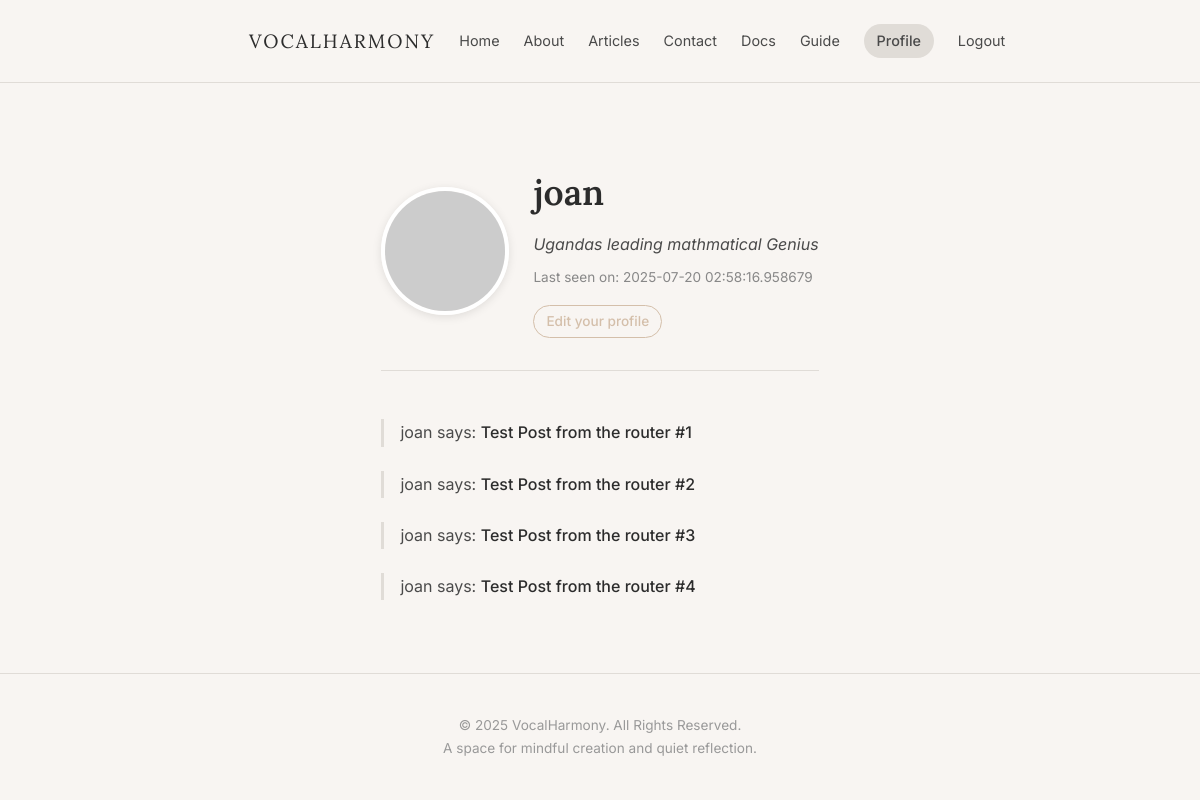
The page /user/joan (signed in) on the database as committed earlier.
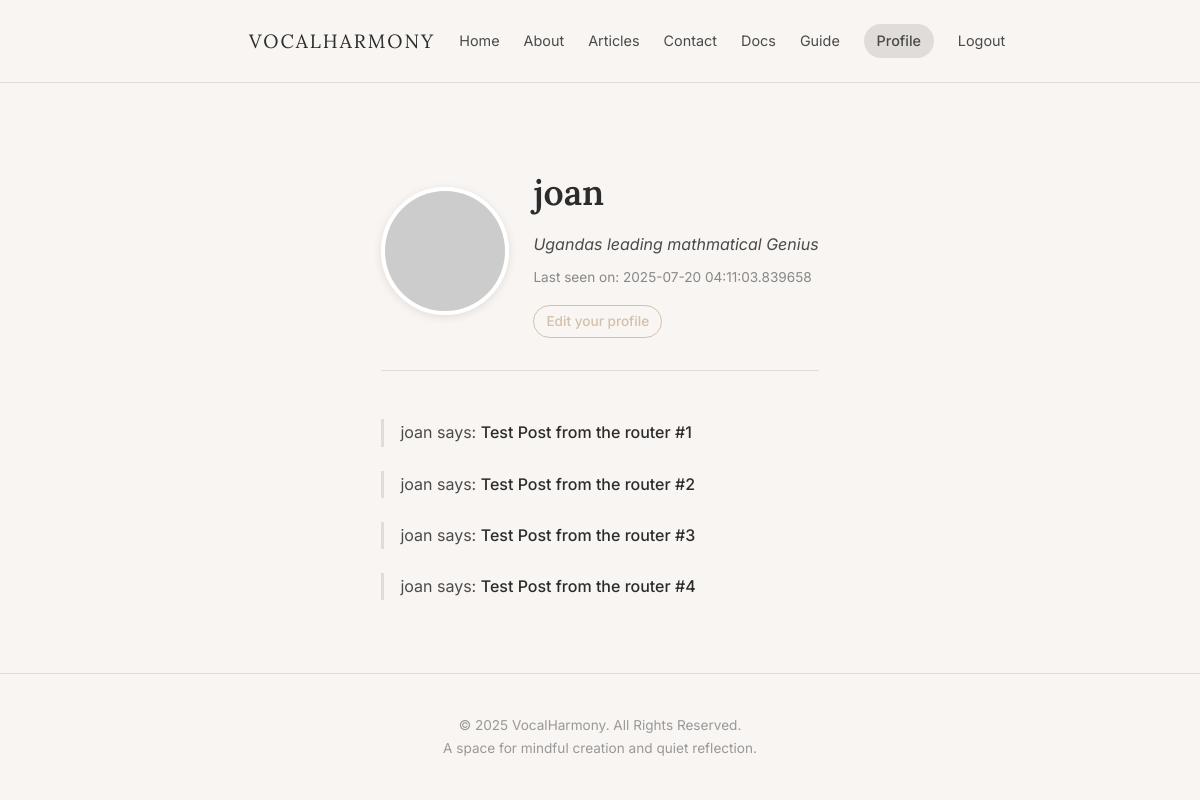
The same page on the database as committed later.
### app/models.py (models this page shows, shortened)
class User(UserMixin, db.Model):
    id: so.Mapped[int] = so.mapped_column(primary_key=True)
    username: so.Mapped[str] = so.mapped_column(sa.String(64), index=True, unique=True)
    email: so.Mapped[str] = so.mapped_column(sa.String(64), index=True, unique=True)
    password_hash: so.Mapped[Optional[str]] = so.mapped_column(sa.String(256))
    posts: so.WriteOnlyMapped['Post'] = so.relationship(back_populates='author')
    about_me: so.Mapped[Optional[str]] = so.mapped_column(sa.String(200))
    last_seen: so.Mapped[Optional[datetime]] = so.mapped_column(default=lambda: datetime.now(timezone.utc))
    def avatar(self, size):
        digest = md5(self.email.lower().encode('utf-8')).hexdigest()
        return f'https://www.gravatar.com/avatar/{digest}?d=identicon&s={size}'

### app/routes.py (the view)
@app.route('/user/<username>')
@login_required
def user(username):
    user = db.first_or_404(sa.select(User).where(username == username))
    posts = [
        {'author': user, 'body': 'Test Post from the router #1'},
        {'author': user, 'body': 'Test Post from the router #2'},
        {'author': user, 'body': 'Test Post from the router #3'},
        {'author': user, 'body': 'Test Post from the router #4'},
    ]
    return render_template('user.html', user=user, posts=posts)

### app/models.py (called while the page is built)
@login.user_loader
def load_user(id):
    return db.session.get(User, int(id))

### app/routes.py (called while the page is built)
@app.before_request
def before_request():
    if current_user.is_authenticated:
        current_user.last_seen = datetime.now(timezone.utc)
        db.session.commit()

### app/templates/user.html
{% extends "base.html" %}
{% block content %}
<div class="content-wrapper">
    <header class="user-profile-header">
        <img src="{{ user.avatar(128) }}" alt="{{ user.username }}" class="avatar">
        <div class="user-info">
            <h1>{{ user.username }}</h1>
            {% if user.about_me %}<p class="user-bio">{{ user.about_me }}</p>{% endif %}
            {% if user.last_seen %}<p class="user-last-seen">Last seen on: {{ user.last_seen }}</p>{% endif %}
            {% if user == current_user %}
            <p><a href="{{ url_for('edit_profile') }}" class="edit-profile-link">Edit your profile</a></p>
            {% endif %}
        </div>
    </header>
    <div class="user-posts-list">
        {% for post in posts %}
        <div class="user-post">
            <p>
                {{ post.author.username }} says: <b>{{ post.body }}</b>
            </p>
        </div>
        {% else %}
        <p>{{ user.username }} has not posted anything yet.</p>
        {% endfor %}
    </div>
</div>
{% endblock %}

### app/templates/base.html (shortened to what this page needs)
<!DOCTYPE html>
<html lang="en">
<head>
    <link rel="stylesheet" href="{{ url_for('static', filename='style.css') }}">
</head>
<body>
    <header class="main-header">
        <div class="container header-container">
            <a href="{{ url_for('index') }}" class="site-title">VocalHarmony</a>
            <nav class="main-nav">
                <a href="{{ url_for('index') }}">Home</a>
                <a href="{{ url_for('about') }}">About</a>
                <a href="{{ url_for('blog') }}">Articles</a>
                <a href="#">Contact</a>
                {% if current_user.is_anonymous %}
                <a href="{{ url_for('login') }}">Login</a>
                {% else %}
                <a href="{{ url_for('documentation') }}">Docs</a>
                <a href="{{ url_for('style_guide') }}">Guide</a>
                <a href="{{ url_for('user', username=current_user.username) }}" class="nav-user-greeting">Profile</a>
                <a href="{{ url_for('logout') }}">Logout</a>
                {% endif %}
            </nav>
        </div>
    </header>
    <main class="container">
        {% block content %}{% endblock %}
    </main>
    <footer class="main-footer">
        <div class="container">
            <p>&copy; 2025 VocalHarmony. All Rights Reserved.</p>
            <p>A space for mindful creation and quiet reflection.</p>
        </div>
    </footer>
</body>
</html>

### app/static/style.css (style rules this page uses)
:root { --bg-color: #F8F5F2; --text-color: #4a4a4a; --heading-color: #2c2c2c; --accent-color: #D4BFAA; --accent-color-dark: #c8b09b; --border-color: #e0dcd7; --white-color: #ffffff; --error-color: #c53030; --font-serif: 'Lora', serif; --font-sans: 'Inter', sans-serif; }
* { box-sizing: border-box; margin: 0; padding: 0; }
body { font-family: var(--font-sans); background-color: var(--bg-color); color: var(--text-color); line-height: 1.7; -webkit-font-smoothing: antialiased; display: flex; flex-direction: column; min-height: 100vh; }
.container { max-width: 750px; margin: 0 auto; padding: 0 1.5rem; }
main.container { flex-grow: 1; }
.main-header { padding: 1.5rem 0; border-bottom: 1px solid var(--border-color); margin-bottom: 3rem; }
.header-container { display: flex; justify-content: space-between; align-items: center; }
.site-title { font-family: var(--font-serif); font-size: 1.2rem; font-weight: 400; color: var(--heading-color); text-decoration: none; letter-spacing: 2px; text-transform: uppercase; }
.main-nav { display: flex; align-items: center; }
.main-nav a { color: var(--text-color); text-decoration: none; margin-left: 1.5rem; font-size: 0.9rem; transition: color 0.3s ease; }
.nav-user-greeting { color: var(--heading-color); font-weight: 500; margin-left: 1.5rem; font-size: 0.9rem; text-decoration: none; padding: 0.3rem 0.8rem; border-radius: 999px; background-color: var(--border-color); transition: all 0.3s ease; }
.content-wrapper { max-width: 680px; margin-left: auto; margin-right: auto; }
.user-profile-header { display: flex; align-items: center; gap: 1.5rem; margin-top: 2rem; margin-bottom: 3rem; padding-bottom: 2rem; border-bottom: 1px solid var(--border-color); }
.user-profile-header .avatar { width: 128px; height: 128px; border-radius: 50%; object-fit: cover; border: 4px solid var(--white-color); box-shadow: 0 2px 10px rgba(0,0,0,0.1); }
.user-profile-header .user-info { display: flex; flex-direction: column; }
.user-profile-header h1 { font-family: var(--font-serif); font-size: 2.2rem; color: var(--heading-color); font-weight: 600; margin: 0; }
.user-profile-header .user-bio { font-size: 1rem; color: var(--text-color); margin-top: 0.5rem; font-style: italic; }
.user-profile-header .user-last-seen { font-size: 0.85rem; color: #888; margin-top: 0.5rem; }
.edit-profile-link { display: inline-block; margin-top: 1rem; font-size: 0.85rem; font-weight: 500; color: var(--accent-color); text-decoration: none; padding: 0.25rem 0.75rem; border: 1px solid var(--accent-color); border-radius: 999px; transition: all 0.3s ease; }
.user-post { margin-bottom: 1.5rem; padding-left: 1rem; border-left: 3px solid var(--border-color); }
.user-post p { margin: 0; }
.user-post b { color: var(--heading-color); font-weight: 500; }
.main-footer { text-align: center; padding: 2.5rem 0; border-top: 1px solid var(--border-color); margin-top: auto; font-size: 0.85rem; }
.main-footer p { color: #999; }

Rows that differ between the two databases and show on the page:
changed User "joan": last_seen "2025-07-20 02:58:16.958679" → "2025-07-20 04:11:03.839658"
